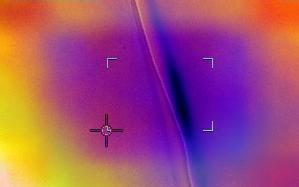
#> input picture cam.jpg, 299 x 187 px, given as the content of the folder input/plantstressidentification, which was not available
$ jupyter execute --allow-errors thermal_image_detection_CNN.ipynb   (text cells are left out)
#> lines starting #> are read from the running program, lines starting #| are printed output that depends on the picture; pictures that were not available may be replaced by others from this repository, and a replacement may not be noted
[cell 1]
import keras
print(keras.__version__)

[cell 2]
# Import Data Science Libraries
import numpy as np
import pandas as pd
import tensorflow as tf
from sklearn.model_selection import train_test_split
import itertools
import random

# Import visualization libraries
import matplotlib.pyplot as plt
import matplotlib.cm as cm
import cv2

# Tensorflow Libraries
from tensorflow import keras
from tensorflow.keras import layers,models
from tensorflow.keras.preprocessing.image import ImageDataGenerator
from keras.layers import Dense, Dropout
from tensorflow.keras.callbacks import Callback, EarlyStopping,ModelCheckpoint
from tensorflow.keras.optimizers import Adam
from tensorflow.keras.applications import MobileNetV2
from tensorflow.keras import Model
from tensorflow.keras.layers.experimental import preprocessing

# System libraries
from pathlib import Path
import os.path

# Metrics
from sklearn.metrics import classification_report, confusion_matrix

[cell 3]
import urllib.request

url = "https://raw.githubusercontent.com/mrdbourke/tensorflow-deep-learning/main/extras/helper_functions.py"
filename = "helper_functions.py"
urllib.request.urlretrieve(url, filename)
#> (this line was passed over: the network is not available in this run)

# 다운로드한 파일이 현재 디렉토리에 존재하는지 확인
import os
print(os.listdir('.'))

# helper_functions.py 파일을 임포트
from helper_functions import create_tensorboard_callback, plot_loss_curves, unzip_data, compare_historys, walk_through_dir, pred_and_plot

[cell 4]
BATCH_SIZE = 32
IMAGE_SIZE = (300, 300)

[cell 5]
dataset = "input/plantstressidentification"
walk_through_dir(dataset)
#> (this line was passed over: helper_functions is not available in this run)

[cell 6]
image_dir = Path(dataset)

# Get filepaths and labels
filepaths = list(image_dir.glob(r'**/*.JPG')) + list(image_dir.glob(r'**/*.jpg')) + list(image_dir.glob(r'**/*.png')) + list(image_dir.glob(r'**/*.PNG'))

labels = list(map(lambda x: os.path.split(os.path.split(x)[0])[1], filepaths))

filepaths = pd.Series(filepaths, name='Filepath').astype(str)
labels = pd.Series(labels, name='Label')

# Concatenate filepaths and labels
image_df = pd.concat([filepaths, labels], axis=1)

[cell 7]
import PIL
from pathlib import Path
from PIL import UnidentifiedImageError

path = Path("../input/sea-plants-image-dataste").rglob("*.jpg")
for img_p in path:
    try:
        img = PIL.Image.open(img_p)
#> img is the input picture: PIL image 299x187 RGB; mean R, G, B 158.5, 75.5, 118.3
    except PIL.UnidentifiedImageError:
            print(img_p)

[cell 8]
image_df

[cell 9]
random_index = np.random.randint(0, len(image_df), 16)
fig, axes = plt.subplots(nrows=4, ncols=4, figsize=(10, 10),
                        subplot_kw={'xticks': [], 'yticks': []})

for i, ax in enumerate(axes.flat):
    ax.imshow(plt.imread(image_df.Filepath[random_index[i]]))
    ax.set_title(image_df.Label[random_index[i]])
plt.tight_layout()
plt.show()

[cell 10]
def compute_ela_cv(path, quality):
    temp_filename = 'temp_file_name.jpeg'
    SCALE = 15
    orig_img = cv2.imread(path)
    orig_img = cv2.cvtColor(orig_img, cv2.COLOR_BGR2RGB)

    cv2.imwrite(temp_filename, orig_img, [cv2.IMWRITE_JPEG_QUALITY, quality])

    # read compressed image
    compressed_img = cv2.imread(temp_filename)

    # get absolute difference between img1 and img2 and multiply by scale
    diff = SCALE * cv2.absdiff(orig_img, compressed_img)
    return diff


def convert_to_ela_image(path, quality):
    temp_filename = 'temp_file_name.jpeg'
    ela_filename = 'temp_ela.png'
    image = Image.open(path).convert('RGB')
    image.save(temp_filename, 'JPEG', quality = quality)
    temp_image = Image.open(temp_filename)

    ela_image = ImageChops.difference(image, temp_image)

    extrema = ela_image.getextrema()
    max_diff = max([ex[1] for ex in extrema])
    if max_diff == 0:
        max_diff = 1

    scale = 255.0 / max_diff
    ela_image = ImageEnhance.Brightness(ela_image).enhance(scale)

    return ela_image


def random_sample(path, extension=None):
    if extension:
        items = Path(path).glob(f'*.{extension}')
    else:
        items = Path(path).glob(f'*')

    items = list(items)

    p = random.choice(items)
    return p.as_posix()

[cell 11]
# View random sample from the dataset
p = random_sample('input/plantstressidentification/Dataset/train/leaf_spot')
orig = cv2.imread(p)
orig = cv2.cvtColor(orig, cv2.COLOR_BGR2RGB) / 255.0
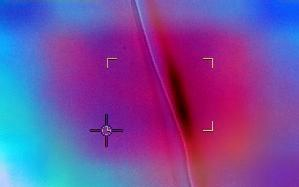
#> orig: shape (187, 299, 3) float64; mean B, G, R 0.622, 0.296, 0.464
init_val = 100
columns = 3
rows = 3

fig=plt.figure(figsize=(15, 10))
for i in range(1, columns*rows +1):
    quality=init_val - (i-1) * 8
    img = compute_ela_cv(path=p, quality=quality)
#> in compute_ela_cv, `diff = SCALE * cv2.absdiff(orig_img, compressed_img)`:
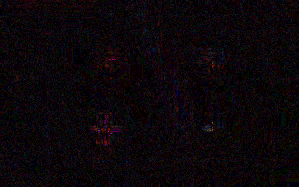
#> diff: shape (187, 299, 3); mean R, G, B 11.7, 5.9, 9.9
    if i == 1:
        img = orig.copy()
    ax = fig.add_subplot(rows, columns, i)
    ax.title.set_text(f'q: {quality}')
    plt.imshow(img)
plt.show()
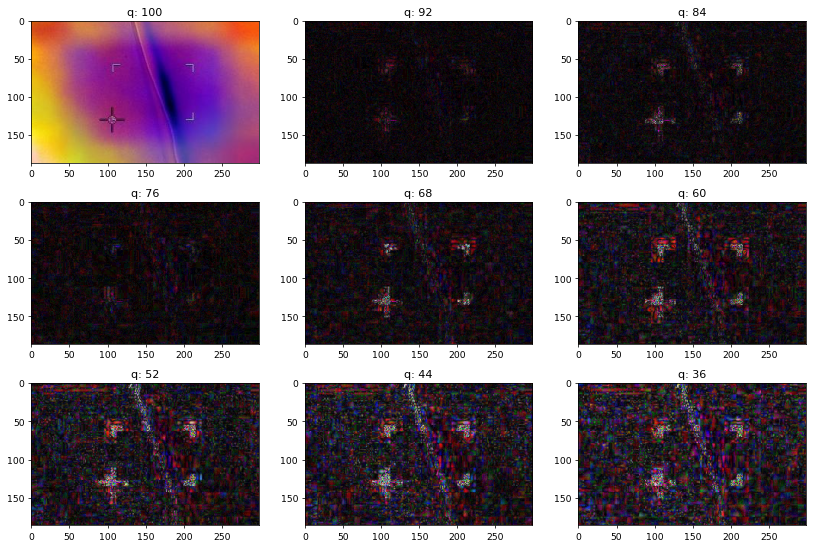
#> figure drawn by matplotlib, 9 panels; B, G, R data is drawn as R, G, B
